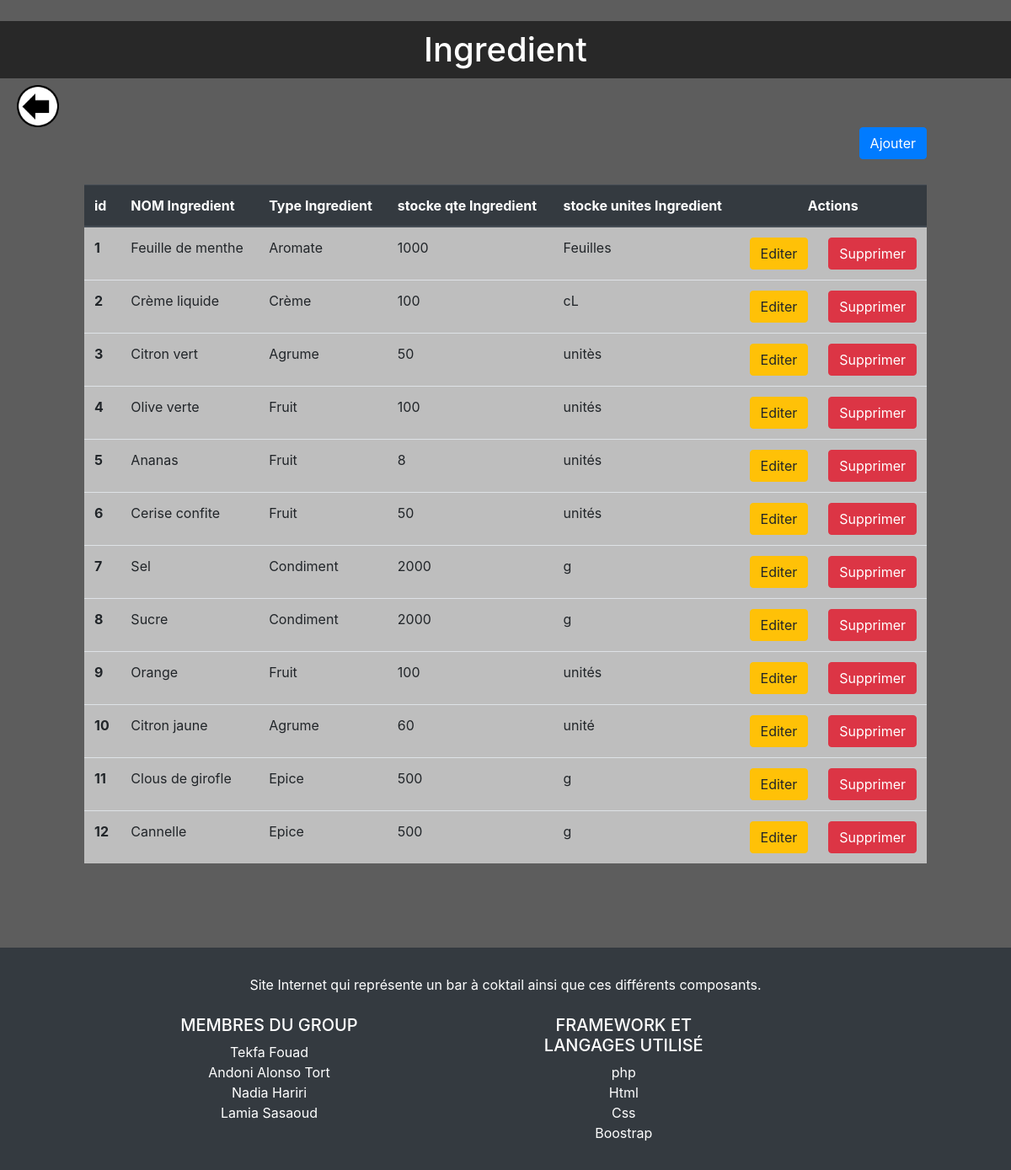
/Controlleur/CRUD/CRUD_Ingredient.php, run on the app's committed database.
### tables this page shows
CREATE TABLE  ingredient  (
   i_id  int(11) PRIMARY KEY AUTO_INCREMENT NOT NULL,
   i_nom  varchar(45) NOT NULL,
   i_type  varchar(45) NOT NULL,
   i_qteStockee  float NOT NULL,
   i_uniteStockee  varchar(15) NOT NULL
);

### Controlleur/MyPDO.php (called while the page is built, shortened)
<?php
class MyPDO {
    private PDO $pdo;
    private PDOStatement $pdos_selectAll;
    private string $nomTable;
    public function __construct($sgbd, $host, $db, $user, $password, $table='null'){
        $this->pdo = new PDO("mysql:host=".$host.";dbname=".$db, $user, $password);
        $this->pdo->setAttribute(PDO::ATTR_ERRMODE, PDO::ERRMODE_EXCEPTION);
    }
    public function initPDOS_selectAll() {
        $this->pdos_selectAll = $this->pdo->prepare('SELECT * FROM '.$this->nomTable);
    }
    public function getAll(): array {
        $this->getPdosSelectAll()->execute();
        return $this->getPdosSelectAll()->fetchAll(PDO::FETCH_CLASS,
            "bar\Entite".ucfirst($this->getNomTable()));
    }
    public function getPdosSelectAll(): PDOStatement
    {
        return $this->pdos_selectAll;
    }
    public function getNomTable(): string
    {
        return $this->nomTable;
    }
    public function setNomTable(string $nomTable): MyPDO
    {
        $this->nomTable = $nomTable;
        return $this;
    }
}
?>

### Modele/EntiteIngredient.php (called while the page is built, shortened)
<?php
class EntiteIngredient{
    protected int $i_id;
    protected string $i_nom;
    protected string $i_type;
    protected float $i_qteStockee;
    protected string $i_uniteStockee;
    public function getIId(): int
    {
        return $this->i_id;
    }
    public function getINom(): string
    {
        return $this->i_nom;
    }
    public function getIType(): string
    {
        return $this->i_type;
    }
    public function getIQteStockee(): float
    {
        return $this->i_qteStockee;
    }
    public function getIUniteStockee(): string
    {
        return $this->i_uniteStockee;
    }
}
?>

### Vue/ingredients.php (the view, shortened to what this page needs)
<?php
class vueInegredients {
    public function getDebutHTML($titre = "Inegredients", $lienRetour = "../../"): string{
        $res = '<!DOCTYPE html>
            <html lang="en">
            <head>
                    <meta charset="UTF-8">
                    <meta http-equiv="X-UA-Compatible" content="IE=edge">
                    <meta name="viewport" content="width=device-width, initial-scale=1.0">
                    <link rel="stylesheet" href="https://stackpath.bootstrapcdn.com/bootstrap/4.3.1/css/bootstrap.min.css">
                    <link rel="stylesheet" href="../../css/style.css">
                    <link rel="stylesheet" href="../../css/cocktails.css">
                    <title>Cocktails</title>
                </head>
                 <h1>'.$titre.'</h1>
                    <div class="arrow" id="retour">
                    <a href="'.$lienRetour.'"><img src="../../images/retour.png" alt="retour" class="retour" ></a>
                    </i>
                    </div>
                <body>';
        return $res;
    }
    public function getHTMLALL($va) : string {
        $corps = '<div id="informationEntite">
                    <div class="buttonContainer">
                        <form id="insererUtensileFormButton"  method="post" action="?action=creat">
                        <button type="submit" class="btn btn-primary" id="btn_ajouter">Ajouter</button>
                        </form>
                    </div>
                    <div class="tableContainer">
                        <table class="table">
                            <thead class="thead-dark">
                                <tr>
                                    <th scope="col">id</th>
                                    <th scope="col">NOM Ingredient</th>
                                    <th scope="col">Type Ingredient</th>
                                    <th scope="col">stocke qte Ingredient</th>
                                    <th scope="col">stocke unites Ingredient</th>
                                    <th scope="col" colspan="3" style="text-align: center;">Actions</th>
                                </tr>
                            </thead>
                            <tbody>';
        foreach ($va as $valeur){
            if ($valeur instanceof EntiteIngredient) {
                $corps.= '          <tr>
                                    <th scope="row">'. $valeur->getIId() .'</th>
                                    <td class="rowsInformation">'. $valeur->getINom() . '</td>
                                    <td class="rowsInformation">'. $valeur->getIType() . '</td>
                                    <td class="rowsInformation">'. $valeur->getIQteStockee() . '</td>
                                    <td class="rowsInformation">'. $valeur->getIUniteStockee() . '</td>
                                    <td class="td_buttons_actions"><a href="?action=update&i_id='.$valeur->getIId().'">
                                    <button type="button" class="btn btn-warning etapes-btn">Editer</button></a></td>
                                    <td class="td_buttons_actions">
                                    <a href="?action=delete&i_id='.$valeur->getIId().'">
                                    <button type="button" class="btn btn-danger">Supprimer</button></a></td>
                                </tr>';
            }
        }
        $corps.= '      </tbody>
                       </table>
                    </div>
                </div> ';
        return $corps;
    }
}

### css/style.css (style rules this page uses)
h1 { text-align: center; color: white; background-color: rgba(2, 2, 2, 0.575); margin-top: 25px; padding: 10px; }
body { background: rgba(233, 177, 72, 0.603); background-color: rgba(43, 43, 43, 0.76); background-repeat: no-repeat; background-size: cover; color: aliceblue; }
.buttonContainer { display: flex; flex-direction: row-reverse ; }
.buttonContainer button { margin-right: 100px; }
.tableContainer { background-color: rgb(190, 190, 190); margin: 100px; margin-top: 30px; }
td.td_buttons_actions { width: 10px; }
.retour { height: 50px; width: 50px; margin-left: 20px; }

### data on the page
ingredient: i_id "1", i_nom "Feuille de menthe", i_type "Aromate", i_qteStockee "1000", i_uniteStockee "Feuilles"
ingredient: i_id "2", i_nom "Crème liquide", i_type "Crème", i_qteStockee "100", i_uniteStockee "cL"
ingredient: i_id "3", i_nom "Citron vert", i_type "Agrume", i_qteStockee "50", i_uniteStockee "unitès"
ingredient: i_id "4", i_nom "Olive verte", i_type "Fruit", i_qteStockee "100", i_uniteStockee "unités"
ingredient: i_id "5", i_nom "Ananas", i_type "Fruit", i_qteStockee "8", i_uniteStockee "unités"
ingredient: i_id "6", i_nom "Cerise confite", i_type "Fruit", i_qteStockee "50", i_uniteStockee "unités"
ingredient: i_id "7", i_nom "Sel", i_type "Condiment", i_qteStockee "2000", i_uniteStockee "g"
ingredient: i_id "8", i_nom "Sucre", i_type "Condiment", i_qteStockee "2000", i_uniteStockee "g"
ingredient: i_id "9", i_nom "Orange", i_type "Fruit", i_qteStockee "100", i_uniteStockee "unités"
ingredient: i_id "10", i_nom "Citron jaune", i_type "Agrume", i_qteStockee "60", i_uniteStockee "unité"
ingredient: i_id "11", i_nom "Clous de girofle", i_type "Epice", i_qteStockee "500", i_uniteStockee "g"
ingredient: i_id "12", i_nom "Cannelle", i_type "Epice", i_qteStockee "500", i_uniteStockee "g"

### other printed values
$titre "Ingredient"
